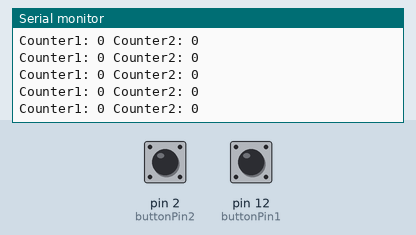
Recording of a sketch running on a simulated Arduino Uno, built with avr-gcc and run on an emulated ATmega328P. Parts: the last lines printed to the serial monitor. Inputs (shaded band) come from the test bench; at power-on: pin 2 (buttonPin2) LOW, pin 12 (buttonPin1) LOW.

Above: at 1.2 s.
1.3 s: pin 2 (buttonPin2) pulled HIGH for 0.15 s
At 1.31 s:
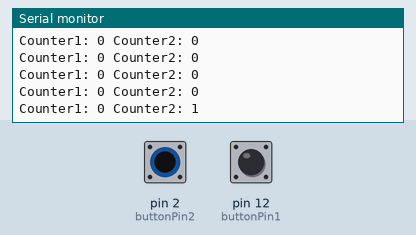
2.9 s: pin 12 (buttonPin1) pulled HIGH for 0.15 s
At 2.91 s:
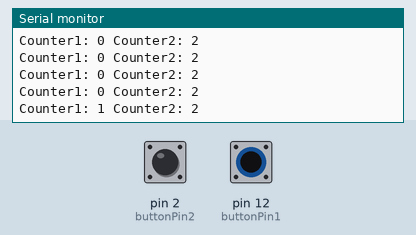
4.5 s: pin 2 (buttonPin2) pulled HIGH for 1 s
At 4.52 s:
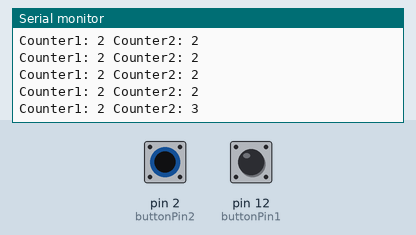
7.0 s: pin 12 (buttonPin1) pulled HIGH for 1 s
At 7.03 s:
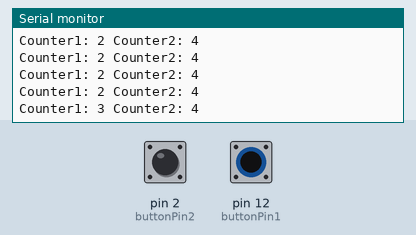
Timing chart, 0 to 10.0 s (numbered marks = the images above; inputs shaded):
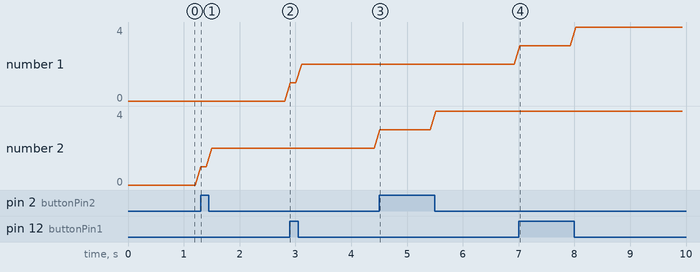

The sketch:

reader_interrupts_0.ino
```cpp
// https://www.youtube.com/watch?v=wIcC8-g9Lnw&t=1604s&ab_channel=DroneBotWorkshop
const byte buttonPin1 = 12; // pin 12
const byte buttonPin2 = 2;  // pin 2
volatile int counter1 = 0;
volatile int counter2 = 0;

void setup()
{
    Serial.begin(9600); // initialize serial communication at 9600 baud

    // ENABLE PCIE0 Bit0 = 1 (port B)
    PCICR |= B00000001;
    // SELECT PCINT4 Bit4 = 1 (pin 12)
    PCMSK0 |= B00010000;

    // ENABLE PCIE0 Bit2 = 1 (port D)
    PCICR |= B00000100;
    // SELECT PCINT18 Bit2 = 1 (pin 2)
    PCMSK2 |= B00000100;
}

void loop()
{
    // print all the values in a single line
    Serial.print("Counter1: ");
    Serial.print(counter1);
    Serial.print(" Counter2: ");
    Serial.println(counter2);

    delay(100);
}

ISR(PCINT0_vect)
{
    counter1++; // increment counter1
}

ISR(PCINT2_vect)
{
    counter2++; // increment counter2
}
```

Measured:
- after the input at 1.3 s, the serial monitor: prints a new line at once (image 1)
- after the input at 2.9 s, the serial monitor: prints a new line at once (image 2)
- after the input at 4.5 s, the serial monitor: prints a new line at once (image 3)
- after the input at 7.0 s, the serial monitor: prints a new line at once (image 4)
- plotted number 2: 2 → 4 after the input at 4.5 s
